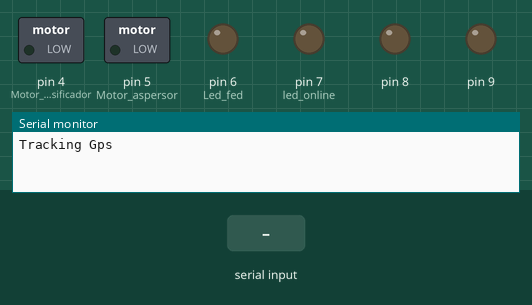
Bench run of a sketch on a simulated Arduino Mega 2560, built with avr-gcc and run on an emulated ATmega2560. Parts: switched loads named in the sketch (green lamp = pin HIGH), output pins drawn as LEDs (lit = HIGH), the last lines printed to the serial monitor. Dashed ring = blinking. The test bench sets the inputs (shaded band).

Above: at 1.0 s.
1.1 s: "1" received over the second serial link
At 2.8 s:
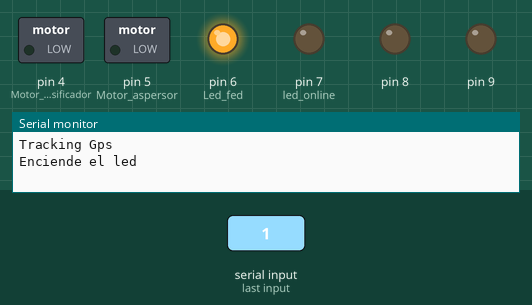
At 9.8 s:
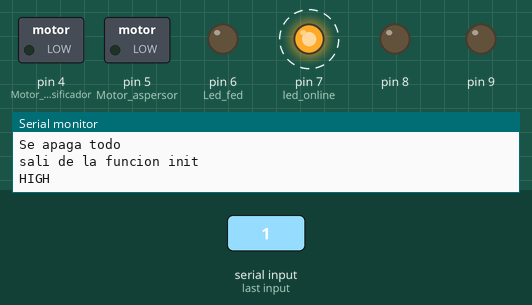
Timing chart, 0 to 16.1 s (numbered marks = the images above; inputs shaded):
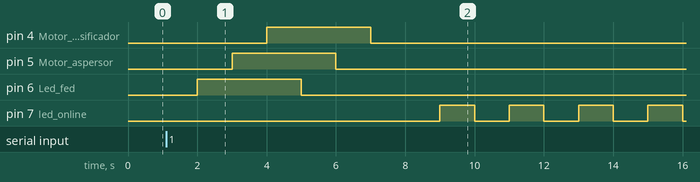

The sketch:

FedderMachine.ino
```cpp
#include <Arduino.h>
#include <Avr/wdt.h>


#define Motor_dosificador   4
#define Motor_aspersor      5
#define Led_fed             6
#define led_online          7
#define led_offline         8

//variables//
byte control_sw,control_if;
unsigned long previousMillis = 0;
const long interval = 1000;
int ledState = LOW;

//interrups mega 2, 3, 18, 19, 20, 21//

void setup()
{
    Serial.begin(9600);     //Debugger//
    Serial1.begin(19200);    //GPS//
    Serial2.begin(9600);    //Comunication Devices//

    for (int i=4; i<=9; i++){
        pinMode(i,OUTPUT);


    }

        //Check if all is good//
    while (!Serial1.available()){
        Serial.println("Tracking Gps");
        delay(2000);

    }
       //Go to setup for check func  main devices//

        InitFunc();
    Serial.println("sali de la funcion init");
}
void InitFunc(){
    while (control_if == 0){
            switch (control_sw)
    {
    case 0:{
    Serial.print("Enciende el led");
    digitalWrite(Led_fed, HIGH);
    delay (1000);
    control_sw = 1;
    Serial.println(control_sw);
        break;
    }

    case 1:{
    Serial.println("Enciende Motor Dosificador");
    digitalWrite(Motor_aspersor, HIGH);
    delay(1000);
    control_sw = 2;
    break;
    }

    case 2:{
    Serial.println("Enciende Motor Aspersor");
    digitalWrite(Motor_dosificador, HIGH);
    delay(1000);
    control_sw = 3;
    break;
    }

    case 3:{
    Serial.println("Se apaga todo");
    for (int i=6; i>=3; i--){
        digitalWrite(i,LOW);
        delay(1000);

    }
    control_if = 1;
    break;
    }
    }//switch
    }
}


void loop()
{

unsigned long currentMillis = millis();
 //actually value - 0 = 1
 if (currentMillis - previousMillis >= interval){
     previousMillis = currentMillis;
    if (ledState == LOW){
        ledState = HIGH;
    Serial.println("HIGH");
    }
    else {
        ledState = LOW;
        Serial.println("LOW");
    }
    digitalWrite(led_online, ledState);
 }

}
```

Measured:
- after the input at 1.1 s, pin 4 (Motor_dosificador): LOW → HIGH after 2.9 s, → LOW 3.0 s later; pin 5 (Motor_aspersor): LOW → HIGH after 1.9 s, → LOW 3.0 s later; pin 6 (Led_fed): LOW → HIGH after 0.90 s, → LOW 3.0 s later; pin 7 (led_online): alternates HIGH for 1.0 s and LOW for 1.0 s, starting after 7.9 s
